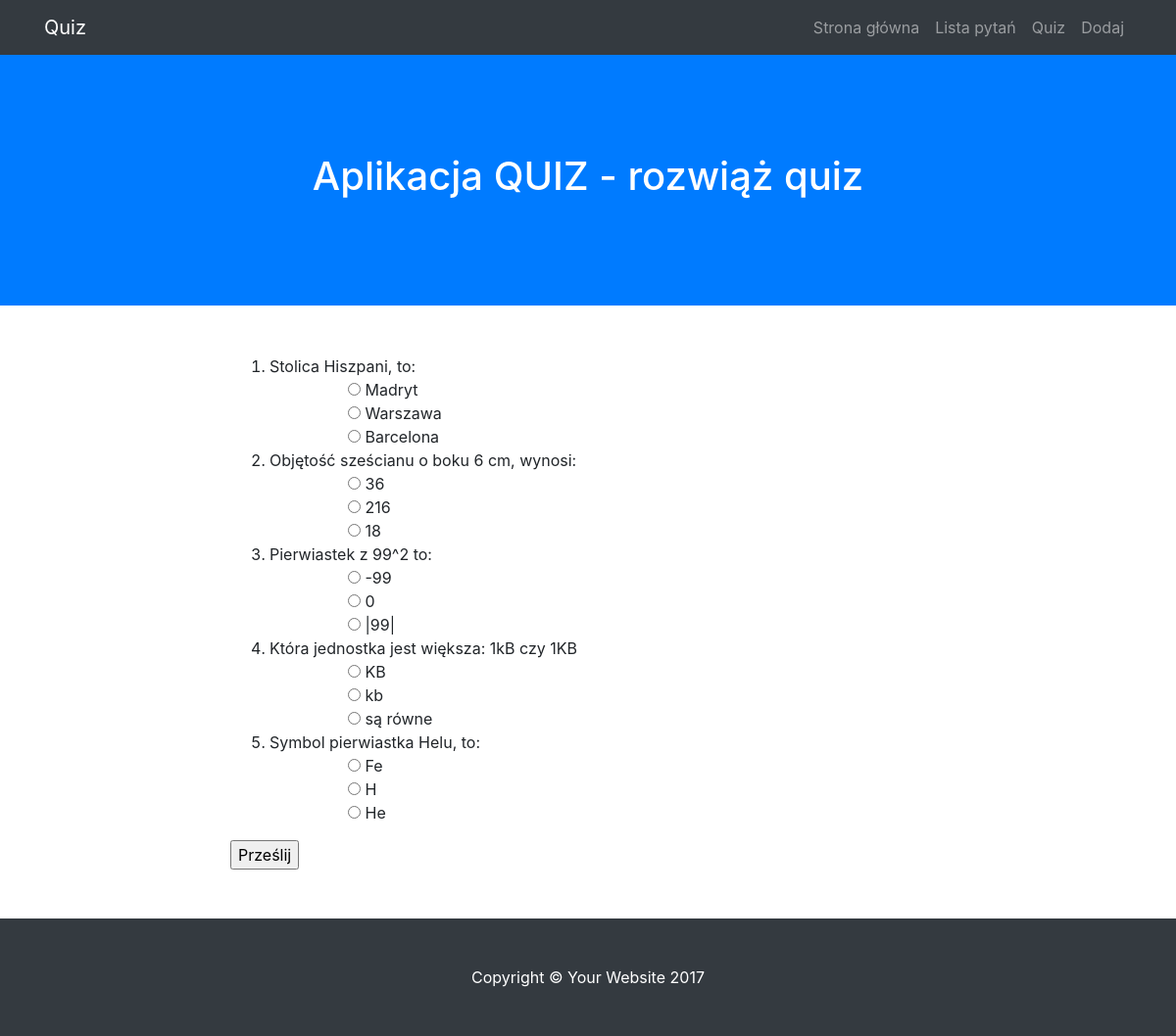
The page /quiz on the database its author committed.
### modele.py (models this page shows)
class BazaModel(Model):
    class Meta:
        database = baza

class Pytanie(BazaModel):
    pytanie = CharField(null=False)
    kategoria = ForeignKeyField(Kategoria, related_name='pytania')

class Odpowiedz(BazaModel):
    odpowiedz = CharField(null=False)
    pytanie = ForeignKeyField(Pytanie, related_name='odpowiedzi')
    odpok = IntegerField(default=0)

### views.py (the view, shortened to what this page needs)
@app.route("/quiz", methods = ['GET', 'POST'])
def quiz():
    print(request.form)
    pytania = Pytanie.select().join(Odpowiedz).distinct()
    return render_template('quiz.html', pytania=pytania)

### app.py (called while the page is built)
@app.before_request
def before_request():
    g.db = baza
    g.db.connect()

@app.after_request
def after_request(response):
    g.db.close()
    return response

### templates/quiz.html
{% extends "szablon.html"%}
{% block h1%}Aplikacja QUIZ - rozwiąż quiz{% endblock%}
{% block tresc%}
<form method="POST">
        <ol>
        {% for p in pytania %}
            <li>
                {{ p.pytanie }}
                <ol>
                    {% for o in p.odpowiedzi %}
                        <ol>
                            <input type="radio" name="{{ p.id }}" value="{{ o.id }}">
                            {{ o.odpowiedz }}
                        </ol>
                    {% endfor %}
                </ol>
            </li>
        {% endfor %}
        </ol>
        <input type="submit" value="Prześlij">
    </form>{% endblock%}

### rows shown on the page
Pytanie: pytanie "Stolica Hiszpani, to:"
Odpowiedz: odpowiedz "Madryt"
Odpowiedz: odpowiedz "Warszawa"
Odpowiedz: odpowiedz "Barcelona"
Pytanie: pytanie "Objętość sześcianu o boku 6 cm, wynosi:"
Odpowiedz: odpowiedz "36"
Odpowiedz: odpowiedz "216"
Odpowiedz: odpowiedz "18"
Pytanie: pytanie "Pierwiastek z 99^2 to:"
Odpowiedz: odpowiedz "-99"
Odpowiedz: odpowiedz "0"
Odpowiedz: odpowiedz "|99|"
Pytanie: pytanie "Która jednostka jest większa: 1kB czy 1KB"
Odpowiedz: odpowiedz "KB"
Odpowiedz: odpowiedz "kb"
Odpowiedz: odpowiedz "są równe"
Pytanie: pytanie "Symbol pierwiastka Helu, to:"
Odpowiedz: odpowiedz "Fe"
Odpowiedz: odpowiedz "H"
Odpowiedz: odpowiedz "He"
